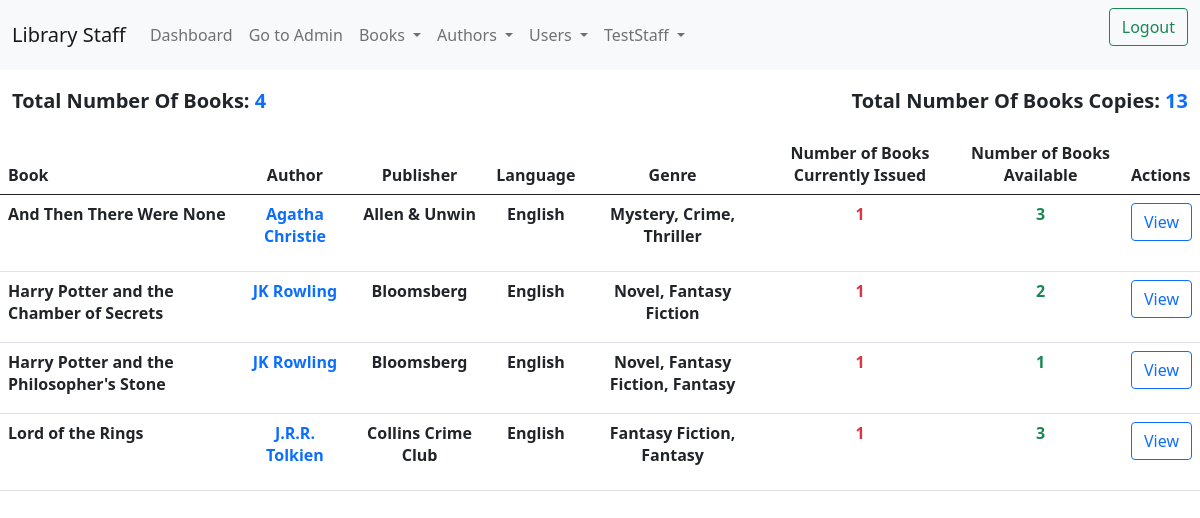
/staff/allbooks (signed in), run on an earlier commit of the app's database.
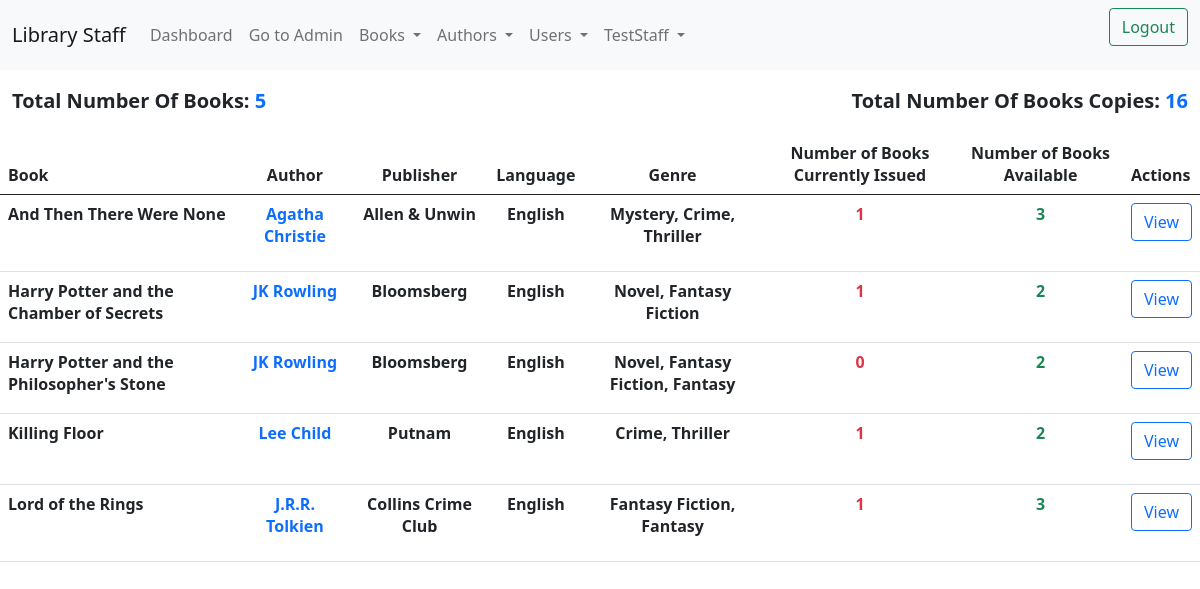
And on a later commit of the database.
### library/models.py (models this page shows, shortened)
class Staff(models.Model):
    user = models.OneToOneField(User, on_delete=models.CASCADE)
    roll_no = models.CharField(max_length=10)
    name = models.CharField(max_length=20)

class Book(models.Model):
    title = models.CharField(max_length=200)
    author = models.ForeignKey('Author', on_delete=models.SET_NULL, null=True)
    summary = models.TextField(max_length=1000)
    isbn = models.CharField('ISBN', max_length=13, unique=True)
    genre = models.ManyToManyField(Genre)
    language = models.ForeignKey('Language', on_delete=models.SET_NULL, null=True)
    class Meta:
        ordering = ['title', 'author']
    def display_genre(self):
        return ', '.join(genre.name for genre in self.genre.all())
    def num_books(self):
        return BookIndividual.objects.filter(book=self, status='a').count()
    def issued_books(self):
        return BookIndividual.objects.filter(book=self, status='o').count()

class Author(models.Model):
    name = models.CharField(max_length=100)
    publisher = models.ForeignKey('PublishingHouse', on_delete=models.SET_NULL, null=True, blank=True)
    GEN = (('n',''),('m','Male'),('f','Female'),('o','Other'))
    gender = models.CharField(max_length=15, choices=GEN, default='n', blank=True)
    bio = models.CharField(max_length=1000, default=' ')
    nationality= models.CharField(max_length=50, default=' ')

class PublishingHouse(models.Model):
    name = models.CharField(max_length=100)

class Language(models.Model):
    name = models.CharField(max_length=100)

class Genre(models.Model):
	name = models.CharField(max_length=100)

### library/views.py (the view)
# urls.py: path('staff/allbooks', View_Staff_AllBooks, name='staff_allbooks'),
@login_required(redirect_field_name='dashboard')
def View_Staff_AllBooks(request):
	if not request.user.is_staff:
		messages.error(request,'You are Unauthorised to visit the Staff Page!!')
		return redirect('/', locals())
	staff=Staff.objects.get(user=request.user)
	books=Book.objects.all()
	num_books=Book.objects.all().count()
	num_book_individuals=BookIndividual.objects.all().count()
	return render(request, "staff_allbooks.html", locals())

### library/templates/staff_allbooks.html (shortened to what this page needs)
<html>
	<head>
    	<link href="https://cdn.jsdelivr.net/npm/bootstrap@5.0.0-beta3/dist/css/bootstrap.min.css" rel="stylesheet">
	</head>
	<body>
<nav class="navbar nav-pills navbar-expand-lg navbar-light bg-light">
	  <div class="container-fluid">
	    <a class="navbar-brand" href="#">Library Staff</a>
	    <div class="collapse navbar-collapse" id="navbarSupportedContent">
	      <ul class="navbar-nav me-auto mb-2 mb-lg-0">
	        <li class="nav-item">
	          <a class="nav-link" aria-current="page" href="/staff">Dashboard</a>
	        </li>
	        <li class="nav-item">
	          <a class="nav-link" aria-current="page" href="/admin">Go to Admin</a>
	        </li>
	        <li class="nav-item dropdown active">
	          <a class="nav-link dropdown-toggle" href="#" id="navbarDropdown" role="button" data-bs-toggle="dropdown" aria-expanded="false">
	            Books
	          </a>
	        </li>
	        <li class="nav-item dropdown active">
	          <a class="nav-link dropdown-toggle" href="#" id="navbarDropdown" role="button" data-bs-toggle="dropdown" aria-expanded="false">
	            Authors
	          </a>
	        </li>
	        <li class="nav-item dropdown active">
	          <a class="nav-link dropdown-toggle" href="#" id="navbarDropdown" role="button" data-bs-toggle="dropdown" aria-expanded="false">
	            Users
	          </a>
	        </li>
	        <li class="nav-item dropdown">
	          <a class="nav-link dropdown-toggle" href="#" id="navbarDropdown" role="button" data-bs-toggle="dropdown" aria-expanded="false">
	            {{ staff.name }}
	          </a>
	        </li>
	      </ul>
	      {% if user.is_authenticated %}
	      <form action="{% url 'logout' %}" class="d-flex">
	        <button class="btn btn-outline-success" type="submit">Logout</button>
	      </form>
	      {% else %}
	      <form action="{% url 'login' %}" class="d-flex">
	        <button class="btn btn-outline-primary" type="submit">Login</button>
	      </form>
	      {% endif %}
	    </div>
	  </div>
	</nav>
	<div class="container-fluid">
		<p class="fs-5 fw-bold"> <span style="float:left;"> Total Number Of Books: <span class="text-primary">{{num_books}} </span></span> <span style="float:right;"> Total Number Of Books Copies: <span class="text-primary">{{num_book_individuals}} </span></span> </p></p>
	</div>
	<br><br>
		<table class="table table-hover">
  		<thead>
    		<tr>
      			<th scope="col">Book</th>
      			<th scope="col" class="text-center">Author</th>
      			<th scope="col" class="text-center">Publisher</th>
      			<th scope="col" class="text-center">Language</th>
      			<th scope="col" class="text-center">Genre</th>
      			<th scope="col" class="text-center">Number of Books Currently Issued</th>
      			<th scope="col" class="text-center">Number of Books Available</th>
      			<th scope="col">Actions</th>
    		</tr>
  		</thead>
  		<tbody>
  			{% for b in books %}
  			<tr>
  				<th>{{ b.title }}</th>
  				<th><a href="{% url 'staff_author' pk=b.author.id %}"><p class="text-center text-primary">{{b.author.name}}</p></a></th>
	      		<th class="text-center">{{ b.author.publisher.name }}</th>
	      		<th class="text-center">{{ b.language.name }}</th>
	      		<th class="text-center">{{ b.display_genre }}</th>
	      		<th class="text-center text-danger">{{ b.issued_books }}</th>
	      		{% if b.num_books %}
	      		<th class="text-success text-center">{{ b.num_books }}</th>
	      		{% else %}
	      		<th class="text-danger text-center">{{ b.num_books }}</th>
	      		{% endif %}
  				<th><form action="{% url 'staff_book' pk=b.id %}" class="d-flex">
	        	<button class="btn btn-outline-primary" type="submit">View</button>
	      		</form></th>
  			</tr>
     		{% endfor %}
		</tbody>
	</table>
	</body>
</html>

### library/templates/staff_allbooks.html (style rules this page uses)
a { color: black; text-decoration: none; }

What changed in the data, as far as the page shows it:
computed for Book "Harry Potter and the Philosopher's Stone": issued_books "1" → "0"; num_books "1" → "2"
added Book: title "Killing Floor", author.name "Lee Child", author.publisher.name "Putnam", language.name "English", display_genre "Crime, Thriller", issued_books "1", num_books "2"
Also different on the page:
{{ num_books }}: "4" → "5"
{{ num_book_individuals }}: "13" → "16"
